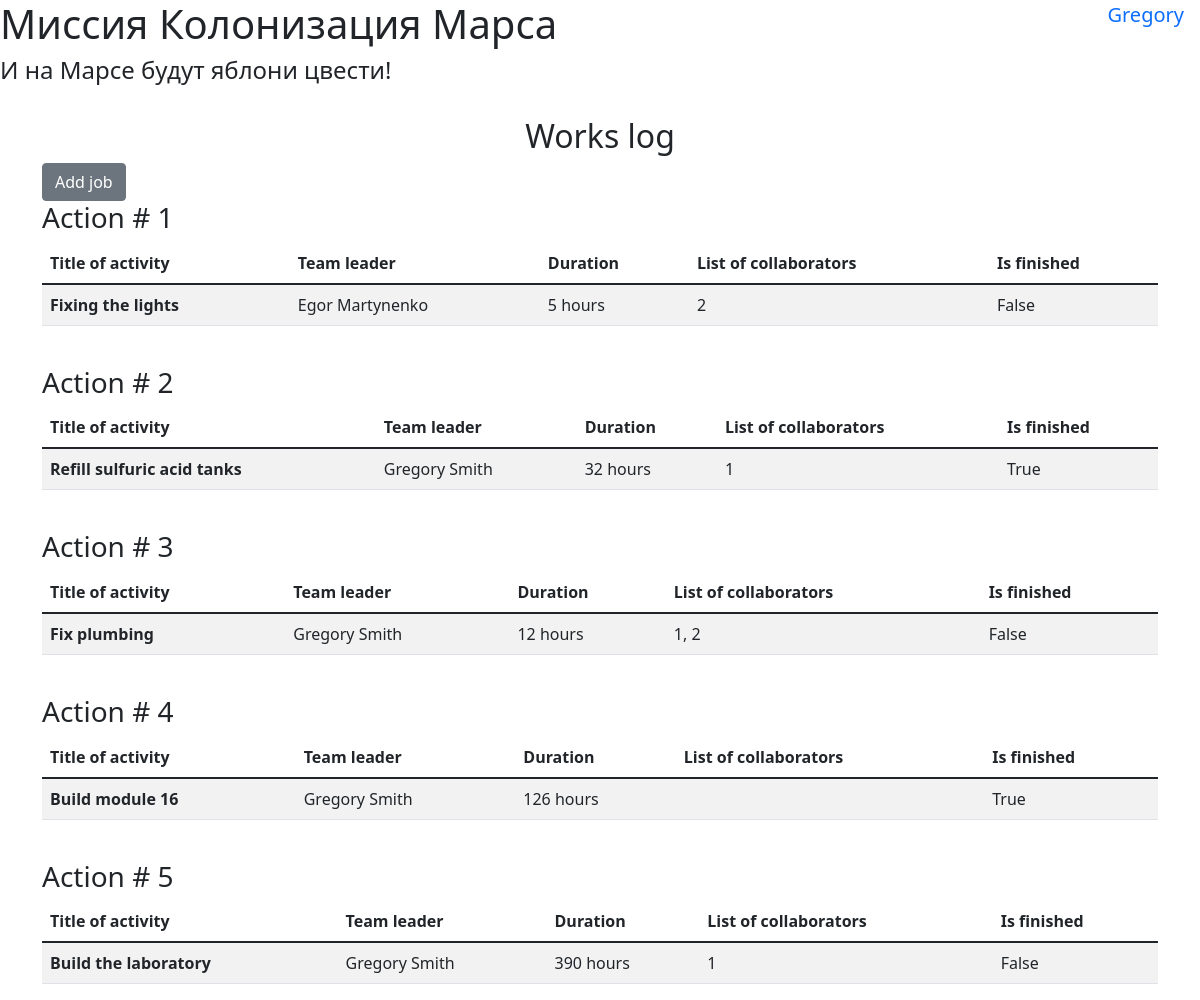
/ (signed in), run on the app's committed database.
### User.py (models this page shows, shortened)
class User(SqlAlchemyBase, UserMixin):
    __tablename__ = 'users'
    id = sqlalchemy.Column(sqlalchemy.Integer,
                           primary_key=True, autoincrement=True)
    name = sqlalchemy.Column(sqlalchemy.String, nullable=True)
    surname = sqlalchemy.Column(sqlalchemy.String, nullable=True)
    age = sqlalchemy.Column(sqlalchemy.Integer, nullable=True)
    position = sqlalchemy.Column(sqlalchemy.String, nullable=True)
    speciality = sqlalchemy.Column(sqlalchemy.String, nullable=True)
    address = sqlalchemy.Column(sqlalchemy.String, nullable=True)
    email = sqlalchemy.Column(sqlalchemy.String,
                              index=True, unique=True, nullable=True)
    hashed_password = sqlalchemy.Column(sqlalchemy.String, nullable=True)
    modified_date = sqlalchemy.Column(sqlalchemy.DateTime,
                                      default=datetime.datetime.now)

### Jobs.py (models this page shows)
class Jobs(SqlAlchemyBase):
    __tablename__ = 'jobs'
    id = sqlalchemy.Column(sqlalchemy.Integer,
                           primary_key=True, autoincrement=True)
    team_leader_id = sqlalchemy.Column(sqlalchemy.Integer, sqlalchemy.ForeignKey('users.id'))
    team_leader = relationship('User')
    job = sqlalchemy.Column(sqlalchemy.String, nullable=True)
    work_size = sqlalchemy.Column(sqlalchemy.Integer, nullable=True)
    collaborators = sqlalchemy.Column(sqlalchemy.String, nullable=True)
    start_date = sqlalchemy.Column(sqlalchemy.DateTime,
                                   default=datetime.datetime.now)
    end_date = sqlalchemy.Column(sqlalchemy.DateTime,
                                 default=datetime.datetime.now)
    is_finished = sqlalchemy.Column(sqlalchemy.Boolean, default=True)

### main.py (the view)
@app.route('/')
def job_monitor():
    session = create_session()
    with session.begin():
        jobs = session.query(Jobs).all()
    return render_template('jobs_monitor.html', jobs=jobs)

### db_session.py (called while the page is built)
def create_session():
    global __Session
    global_init()
    return __Session()

def global_init():
    global __Session
    if __Session:
        return
    conn_str = f'sqlite:///sqlite.db'
    engine = sa.create_engine(conn_str, echo=True, future=True)
    __Session = orm.sessionmaker(bind=engine)
    SqlAlchemyBase.metadata.create_all(engine)

### main.py (called while the page is built)
@login_manager.user_loader
def load_user(user_id):
    session = create_session()
    with session.begin():
        user = session.query(User).get(user_id)
        session.expunge(user)
    return user

### templates/jobs_monitor.html
{% extends "base.html" %}
{% block content %}
<h2 class="text-center">Works log</h2>
{% if current_user.is_authenticated %}
    <a href="add-job" class="btn btn-secondary">Add job</a>
{% endif %}
{% for job in jobs %}
<br>
<h3>Action # {{ job.id }} </h3>
<table class="table table-striped">
  <thead>
    <th>Title of activity</th>
    <th>Team leader</th>
    <th>Duration</th>
    <th>List of collaborators</th>
    <th>Is finished</th>
  </thead>
  <tbody>
    <tr>
      <th>{{ job.job }}</th>
      <td>{{ job.team_leader.name }} {{ job.team_leader.surname }}</td>
      <td>{{ job.work_size }} hours</td>
      <td>{{ job.collaborators }}</td>
      <td>{{ job.is_finished }}</td>
    </tr>
  </tbody>
</table>
{% endfor %}
{% endblock %}

### templates/base.html (shortened to what this page needs)
<!DOCTYPE html>
<html lang="en">
<head>
    <link href="https://cdn.jsdelivr.net/npm/bootstrap@5.1.3/dist/css/bootstrap.min.css" rel="stylesheet">
    </head>
    <body>
        <div class="position-absolute top-0 end-0">
            {% if current_user.is_authenticated %}
                <a class="navbar-brand" href="/logout">{{ current_user.name }}</a>
            {% else %}
                <p>
                    <a class="btn btn-primary " href="/register">Зарегистрироваться</a>
                    <a class="btn btn-success" href="/login">Войти</a>
                </p>
            {% endif %}
        </div>
        <h1>Миссия Колонизация Марса</h1>
        <h4>И на Марсе будут яблони цвести!</h4>
        <br>
        <main role="main" class="container">
    		{% block content %}{% endblock %}
		</main>
    </body>
</html>

### data on the page
User: name "Gregory"
Jobs: id "1", job "Fixing the lights", team_leader.name "Egor", team_leader.surname "Martynenko", work_size "5", collaborators "2", is_finished "False"
Jobs: id "2", job "Refill sulfuric acid tanks", team_leader.name "Gregory", team_leader.surname "Smith", work_size "32", collaborators "1", is_finished "True"
Jobs: id "3", job "Fix plumbing", team_leader.name "Gregory", team_leader.surname "Smith", work_size "12", collaborators "1, 2", is_finished "False"
Jobs: id "4", job "Build module 16", team_leader.name "Gregory", team_leader.surname "Smith", work_size "126", is_finished "True"
Jobs: id "5", job "Build the laboratory", team_leader.name "Gregory", team_leader.surname "Smith", work_size "390", collaborators "1", is_finished "False"
